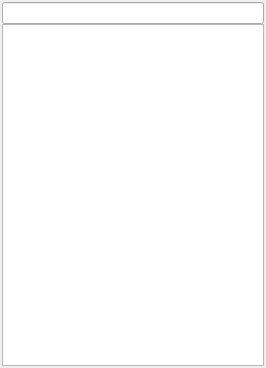
<?xml version="1.0" encoding="UTF-8"?>
<ui version="4.0">
 <class>TabManagerWidget</class>
 <widget class="QWidget" name="TabManagerWidget">
  <property name="geometry">
   <rect>
    <x>0</x>
    <y>0</y>
    <width>266</width>
    <height>368</height>
   </rect>
  </property>
  <property name="windowTitle">
   <string>Tab Manager</string>
  </property>
  <layout class="QVBoxLayout" name="verticalLayout">
   <property name="spacing">
    <number>0</number>
   </property>
   <property name="leftMargin">
    <number>2</number>
   </property>
   <property name="topMargin">
    <number>2</number>
   </property>
   <property name="rightMargin">
    <number>2</number>
   </property>
   <property name="bottomMargin">
    <number>2</number>
   </property>
   <item>
    <widget class="LineEdit" name="filterBar"/>
   </item>
   <item>
    <widget class="QTreeWidget" name="treeWidget">
     <attribute name="headerVisible">
      <bool>false</bool>
     </attribute>
     <column>
      <property name="text">
       <string notr="true">1</string>
      </property>
     </column>
    </widget>
   </item>
  </layout>
 </widget>
 <customwidgets>
  <customwidget>
   <class>LineEdit</class>
   <extends>QLineEdit</extends>
   <header>lineedit.h</header>
  </customwidget>
 </customwidgets>
 <tabstops>
  <tabstop>treeWidget</tabstop>
 </tabstops>
 <resources>
  <include location="tabmanagerplugin.qrc"/>
 </resources>
 <connections/>
</ui>
